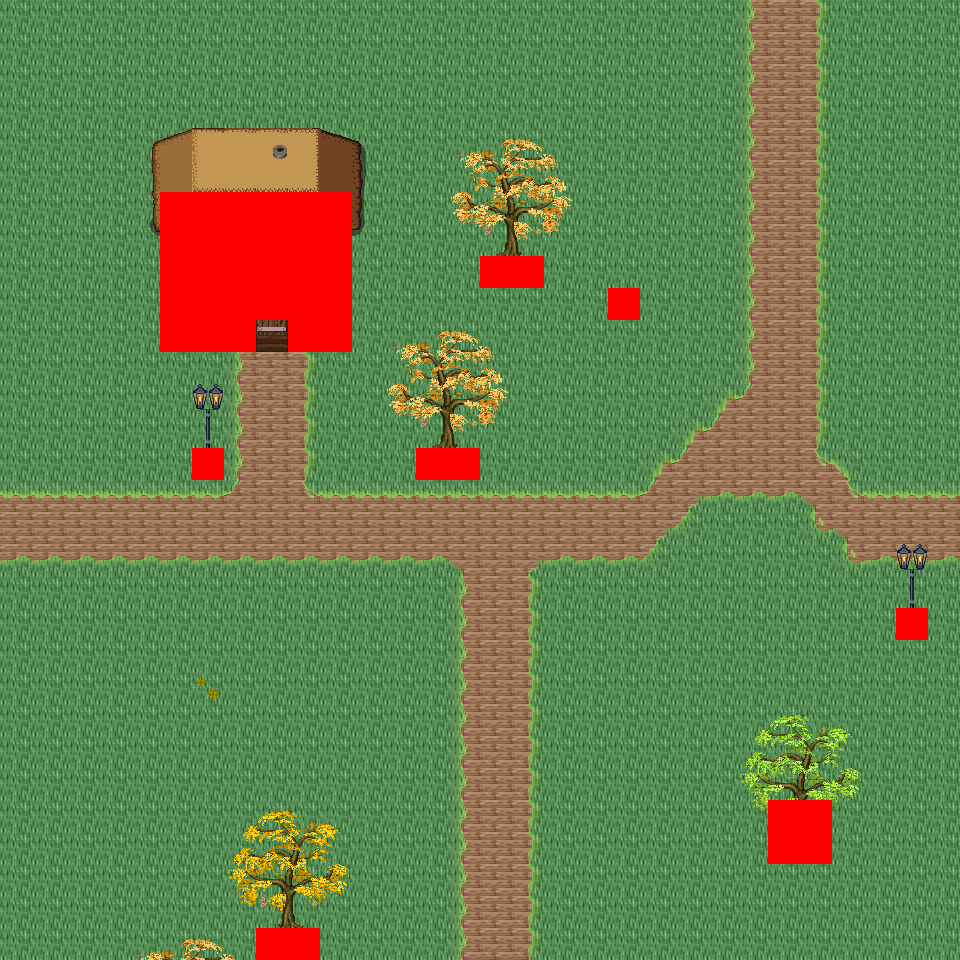

Tiled map render using the project's own tile images. Description and the map definition, with tile-layer contents summarised, below:
An orthogonal 30x30 tile map with 32x32 px tiles, 6 tile layers (Ground, Object, Object2, Above, ...), 46 tilesets and 4 objects (4x mapExit).

<map version="1.0" orientation="orthogonal" renderorder="right-down" width="30" height="30" tilewidth="32" tileheight="32" nextobjectid="5">
  <tileset firstgid="1" name="tileset_logic_collision" tilewidth="32" tileheight="32" tilecount="1" columns="1">
    <image source="../drawable/tileset_logic_collision.png" width="32" height="32" />
  </tileset>
  <tileset firstgid="2" name="tileset_ground_ridge_earth_pale" tilewidth="32" tileheight="32" tilecount="96" columns="12">
    <image source="../drawable/tileset_ground_ridge_earth_pale.png" width="384" height="256" />
  </tileset>
  <tileset firstgid="98" name="tileset_ground_ridge_earth_dark" tilewidth="32" tileheight="32" tilecount="96" columns="12">
    <image source="../drawable/tileset_ground_ridge_earth_dark.png" width="384" height="256" />
  </tileset>
  <tileset firstgid="194" name="tileset_ground_ground" tilewidth="32" tileheight="32" tilecount="33" columns="3">
    <image source="../drawable/tileset_ground_ground.png" width="96" height="352" />
  </tileset>
  <tileset firstgid="227" name="tileset_building_castle" tilewidth="32" tileheight="32" tilecount="320" columns="20">
    <image source="../drawable/tileset_building_castle.png" width="640" height="512" />
  </tileset>
  <tileset firstgid="547" name="tileset_item_pot_barrels_1" tilewidth="32" tileheight="32" tilecount="8" columns="4">
    <image source="../drawable/tileset_item_pot_barrels_1.png" width="128" height="64" />
  </tileset>
  <tileset firstgid="555" name="tileset_item_weapon_cannon" tilewidth="32" tileheight="32" tilecount="12" columns="3">
    <image source="../drawable/tileset_item_weapon_cannon.png" width="96" height="128" />
  </tileset>
  <tileset firstgid="567" name="tileset_building_door_closed" tilewidth="32" tileheight="32" tilecount="1" columns="1">
    <image source="../drawable/tileset_building_door_closed.png" width="32" height="32" />
  </tileset>
  <tileset firstgid="568" name="tileset_building_door_door" tilewidth="32" tileheight="32" tilecount="6" columns="3">
    <image source="../drawable/tileset_building_door_door.png" width="96" height="64" />
  </tileset>
  <tileset firstgid="574" name="tileset_building_window_window_centered" tilewidth="32" tileheight="32" tilecount="1" columns="1">
    <image source="../drawable/tileset_building_window_window_centered.png" width="32" height="32" />
  </tileset>
  <tileset firstgid="575" name="tileset_building_decoration_chimney_big" tilewidth="32" tileheight="32" tilecount="2" columns="1">
    <image source="../drawable/tileset_building_decoration_chimney_big.png" width="32" height="64" />
  </tileset>
  <tileset firstgid="577" name="tileset_building_stairs_stairs_grey" tilewidth="32" tileheight="32" tilecount="6" columns="3">
    <image source="../drawable/tileset_building_stairs_stairs_grey.png" width="96" height="64" />
  </tileset>
  <tileset firstgid="583" name="tileset_building_witch_hut" tilewidth="32" tileheight="32" tilecount="80" columns="5">
    <image source="../drawable/tileset_building_witch_hut.png" width="160" height="512" />
  </tileset>
  <tileset firstgid="663" name="tileset_ground_grass_edges" tilewidth="32" tileheight="32" tilecount="36" columns="12">
    <image source="../drawable/tileset_ground_grass_edges.png" width="384" height="96" />
  </tileset>
  <tileset firstgid="699" name="tileset_ground_grass_corners" tilewidth="32" tileheight="32" tilecount="24" columns="6">
    <image source="../drawable/tileset_ground_grass_corners.png" width="192" height="128" />
  </tileset>
  <tileset firstgid="723" name="tileset_logic_item_vegetable" tilewidth="32" tileheight="32" tilecount="13" columns="13">
    <image source="../drawable/tileset_logic_item_vegetable.png" width="256" height="64" />
  </tileset>
  <tileset firstgid="736" name="tileset_plant_tree_fall_trees" tilewidth="32" tileheight="32" tilecount="40" columns="8">
    <image source="../drawable/tileset_plant_tree_fall_trees.png" width="256" height="160" />
  </tileset>
  <tileset firstgid="776" name="tileset_plant_stump_stump_pale_purple" tilewidth="32" tileheight="32" tilecount="4" columns="2">
    <image source="../drawable/tileset_plant_stump_stump_pale_purple.png" width="64" height="64" />
  </tileset>
  <tileset firstgid="780" name="tileset_plant_stump_small_stump" tilewidth="32" tileheight="32" tilecount="4" columns="2">
    <image source="../drawable/tileset_plant_stump_small_stump.png" width="64" height="64" />
  </tileset>
  <tileset firstgid="784" name="tileset_furniture_light_small_lamp" tilewidth="32" tileheight="32" tilecount="4" columns="4">
    <image source="../drawable/tileset_furniture_light_small_lamp.png" width="128" height="32" />
  </tileset>
  <tileset firstgid="788" name="tileset_item_pot_barrel" tilewidth="32" tileheight="32" tilecount="2" columns="1">
    <image source="../drawable/tileset_item_pot_barrel.png" width="32" height="64" />
  </tileset>
  <tileset firstgid="790" name="tileset_plant_tree_locust_tree" tilewidth="32" tileheight="32" tilecount="20" columns="4">
    <image source="../drawable/tileset_plant_tree_locust_tree.png" width="128" height="160" />
  </tileset>
  <tileset firstgid="810" name="tileset_plant_leaves" tilewidth="32" tileheight="32" tilecount="8" columns="4">
    <image source="../drawable/tileset_plant_leaves.png" width="128" height="64" />
  </tileset>
  <tileset firstgid="818" name="tileset_plant_flower_daisy_blue" tilewidth="32" tileheight="32" tilecount="8" columns="2">
    <image source="../drawable/tileset_plant_flower_daisy_blue.png" width="64" height="128" />
  </tileset>
  <tileset firstgid="826" name="tileset_plant_flower_daisy_yellow" tilewidth="32" tileheight="32" tilecount="8" columns="2">
    <image source="../drawable/tileset_plant_flower_daisy_yellow.png" width="64" height="128" />
  </tileset>
  <tileset firstgid="834" name="tileset_plant_flower_small_flower_bed_2" tilewidth="32" tileheight="32" tilecount="12" columns="3">
    <image source="../drawable/tileset_plant_flower_small_flower_bed_2.png" width="96" height="128" />
  </tileset>
  <tileset firstgid="846" name="tileset_plant_flower_small_flower_bed" tilewidth="32" tileheight="32" tilecount="12" columns="3">
    <image source="../drawable/tileset_plant_flower_small_flower_bed.png" width="96" height="128" />
  </tileset>
  <tileset firstgid="858" name="tileset_plant_flower_flower_bed_1" tilewidth="32" tileheight="32" tilecount="35" columns="7">
    <image source="../drawable/tileset_plant_flower_flower_bed_1.png" width="224" height="160" />
  </tileset>
  <tileset firstgid="893" name="tileset_plant_flower_hothouse_flowers" tilewidth="32" tileheight="32" tilecount="72" columns="6">
    <image source="../drawable/tileset_plant_flower_hothouse_flowers.png" width="192" height="384" />
  </tileset>
  <tileset firstgid="965" name="tileset_furniture_light_lamp_blue" tilewidth="32" tileheight="32" tilecount="3" columns="1">
    <image source="../drawable/tileset_furniture_light_lamp_blue.png" width="32" height="96" />
  </tileset>
  <tileset firstgid="968" name="tileset_light_dim_light_7x5" tilewidth="32" tileheight="32" tilecount="35" columns="7">
    <image source="../drawable/tileset_light_dim_light_7x5.png" width="224" height="160" />
  </tileset>
  <tileset firstgid="1003" name="tileset_building_decoration_chimney" tilewidth="32" tileheight="32" tilecount="2" columns="1">
    <image source="../drawable/tileset_building_decoration_chimney.png" width="32" height="64" />
  </tileset>
  <tileset firstgid="1005" name="tileset_building_decoration_cauldron_sign" tilewidth="32" tileheight="32" tilecount="1" columns="1">
    <image source="../drawable/tileset_building_decoration_cauldron_sign.png" width="32" height="32" />
  </tileset>
  <tileset firstgid="1006" name="tileset_building_decoration_magician_banner" tilewidth="32" tileheight="32" tilecount="3" columns="3">
    <image source="../drawable/tileset_building_decoration_magician_banner.png" width="96" height="32" />
  </tileset>
  <tileset firstgid="1009" name="tileset_logic_portal" tilewidth="32" tileheight="32" tilecount="24" columns="8">
    <image source="../drawable/tileset_logic_portal.png" width="256" height="96" />
  </tileset>
  <tileset firstgid="1033" name="tileset_ground_ground_3" tilewidth="32" tileheight="32" tilecount="5" columns="5">
    <image source="../drawable/tileset_ground_ground_3.png" width="160" height="32" />
  </tileset>
  <tileset firstgid="1038" name="tileset_building_cottage" tilewidth="32" tileheight="32" tilecount="256" columns="16">
    <image source="../drawable/tileset_building_cottage.png" width="512" height="512" />
  </tileset>
  <tileset firstgid="1294" name="tileset_building_roof_thatched_roof" tilewidth="32" tileheight="32" tilecount="256" columns="16">
    <image source="../drawable/tileset_building_roof_thatched_roof.png" width="512" height="512" />
  </tileset>
  <tileset firstgid="1550" name="tileset_building_door_doors" tilewidth="32" tileheight="32" tilecount="256" columns="16">
    <image source="../drawable/tileset_building_door_doors.png" width="512" height="512" />
  </tileset>
  <tileset firstgid="1806" name="tileset_building_window_windows" tilewidth="32" tileheight="32" tilecount="256" columns="16">
    <image source="../drawable/tileset_building_window_windows.png" width="512" height="512" />
  </tileset>
  <tileset firstgid="2062" name="tileset_plant_bush_leafy" tilewidth="32" tileheight="32" tilecount="48" columns="8">
    <image source="../drawable/tileset_plant_bush_leafy.png" width="256" height="192" />
  </tileset>
  <tileset firstgid="2110" name="tileset_plant_bush_flowering" tilewidth="32" tileheight="32" tilecount="72" columns="8">
    <image source="../drawable/tileset_plant_bush_flowering.png" width="256" height="288" />
  </tileset>
  <tileset firstgid="2182" name="tileset_object_stone_well" tilewidth="32" tileheight="32" tilecount="6" columns="2">
    <image source="../drawable/tileset_object_stone_well.png" width="64" height="96" />
  </tileset>
  <tileset firstgid="2188" name="tileset_item_pot_cauldron" tilewidth="32" tileheight="32" tilecount="48" columns="8">
    <image source="../drawable/tileset_item_pot_cauldron.png" width="256" height="192" />
  </tileset>
  <tileset firstgid="2236" name="tileset_item_campfires" tilewidth="32" tileheight="32" tilecount="2" columns="2">
    <image source="../drawable/tileset_item_campfires.png" width="64" height="32" />
  </tileset>
  <tileset firstgid="2238" name="tileset_item_firewood" tilewidth="32" tileheight="32" tilecount="12" columns="3">
    <image source="../drawable/tileset_item_firewood.png" width="96" height="128" />
  </tileset>
  <layer name="Ground" width="30" height="30">
    <data>[900 cells, 900 non-empty, 2 distinct tile ids]</data>
  </layer>
  <layer name="Object" width="30" height="30">
    <data>[900 cells, 157 non-empty, 32 distinct tile ids]</data>
  </layer>
  <layer name="Object2" width="30" height="30">
    <data>[900 cells, 20 non-empty, 8 distinct tile ids]</data>
  </layer>
  <layer name="Above" width="30" height="30">
    <data>[900 cells, 106 non-empty, 76 distinct tile ids]</data>
  </layer>
  <layer name="Above2" width="30" height="30">
    <data>[900 cells, 1 non-empty, 1 distinct tile ids]</data>
  </layer>
  <layer name="Walkable" width="30" height="30">
    <data>[900 cells, 42 non-empty, 1 distinct tile ids]</data>
  </layer>
  <objectgroup name="MapEvents">
    <object id="1" name="north" type="mapExit" x="0" y="0" width="960" height="32">
      <properties>
        <property name="map" value="level_0_x51_y44" />
        <property name="x" value="0" />
        <property name="y" value="28" />
      </properties>
    </object>
    <object id="2" name="south" type="mapExit" x="0" y="928" width="256" height="32">
      <properties>
        <property name="map" value="level_0_x51_y46" />
        <property name="x" value="0" />
        <property name="y" value="1" />
      </properties>
    </object>
    <object id="3" name="south2" type="mapExit" x="320" y="928" width="640" height="32">
      <properties>
        <property name="map" value="level_0_x51_y46" />
        <property name="x" value="10" />
        <property name="y" value="1" />
      </properties>
    </object>
    <object id="4" name="east" type="mapExit" x="928" y="0" width="32" height="960">
      <properties>
        <property name="map" value="level_0_x52_y45" />
        <property name="x" value="1" />
        <property name="y" value="0" />
      </properties>
    </object>
  </objectgroup>
</map>
